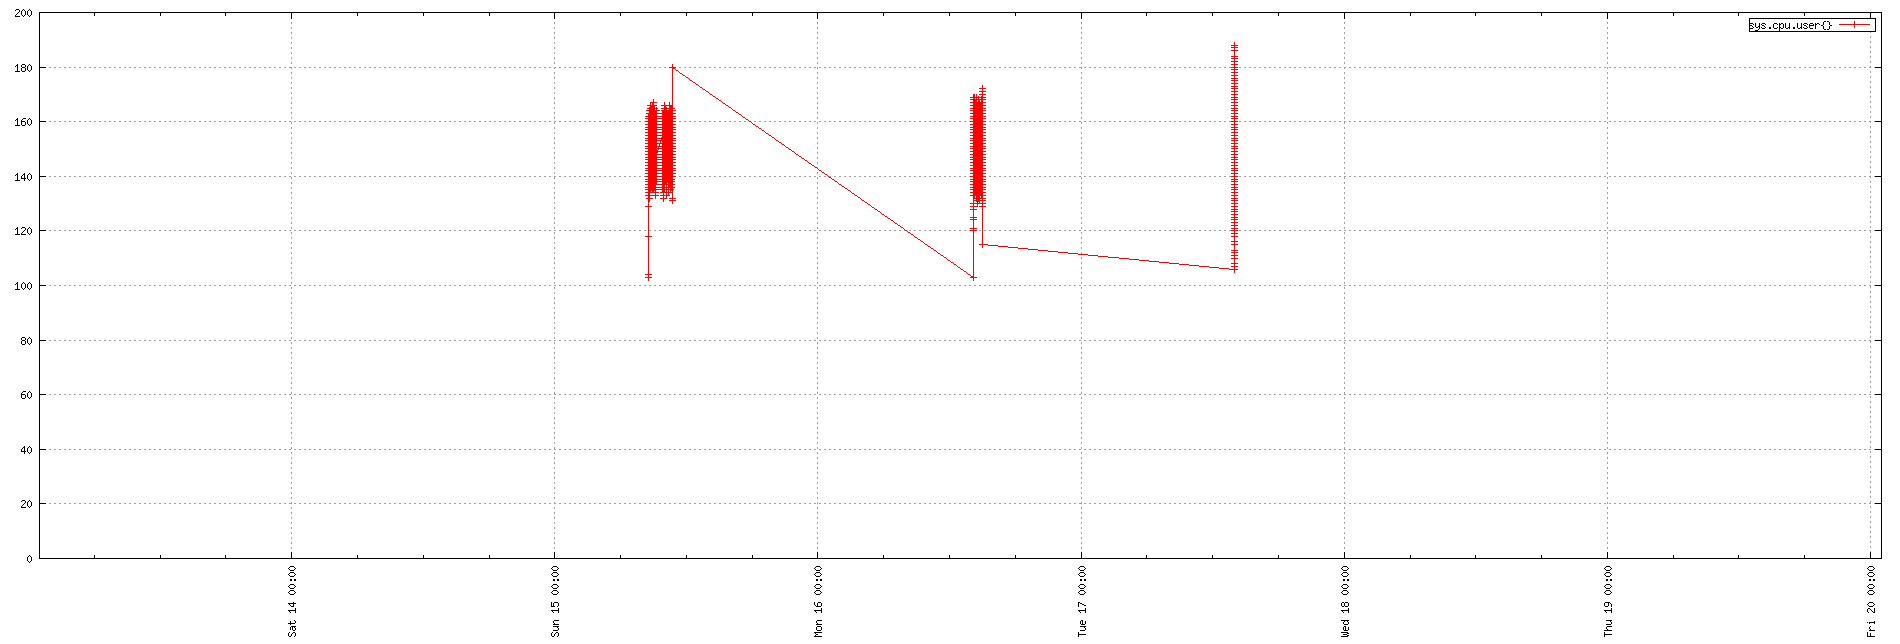

Generate this figure with gnuplot:
set term png small size 1900,644
set xdata time
set timefmt "%s"
if (GPVAL_VERSION < 4.6) set xtics rotate; else set xtics rotate right
set output "${TMPDIR-'tmp'}/tsd/1ecc86d3.png"
set xrange ["1673571600":"1674176400"]
set format x "%a %d %H:%M"
set grid
set style data linespoint
set key right box
set yrange [0:]
plot  "${TMPDIR-'tmp'}/tsd/1ecc86d3_0.dat" using 1:2 title "sys.cpu.user{}"
